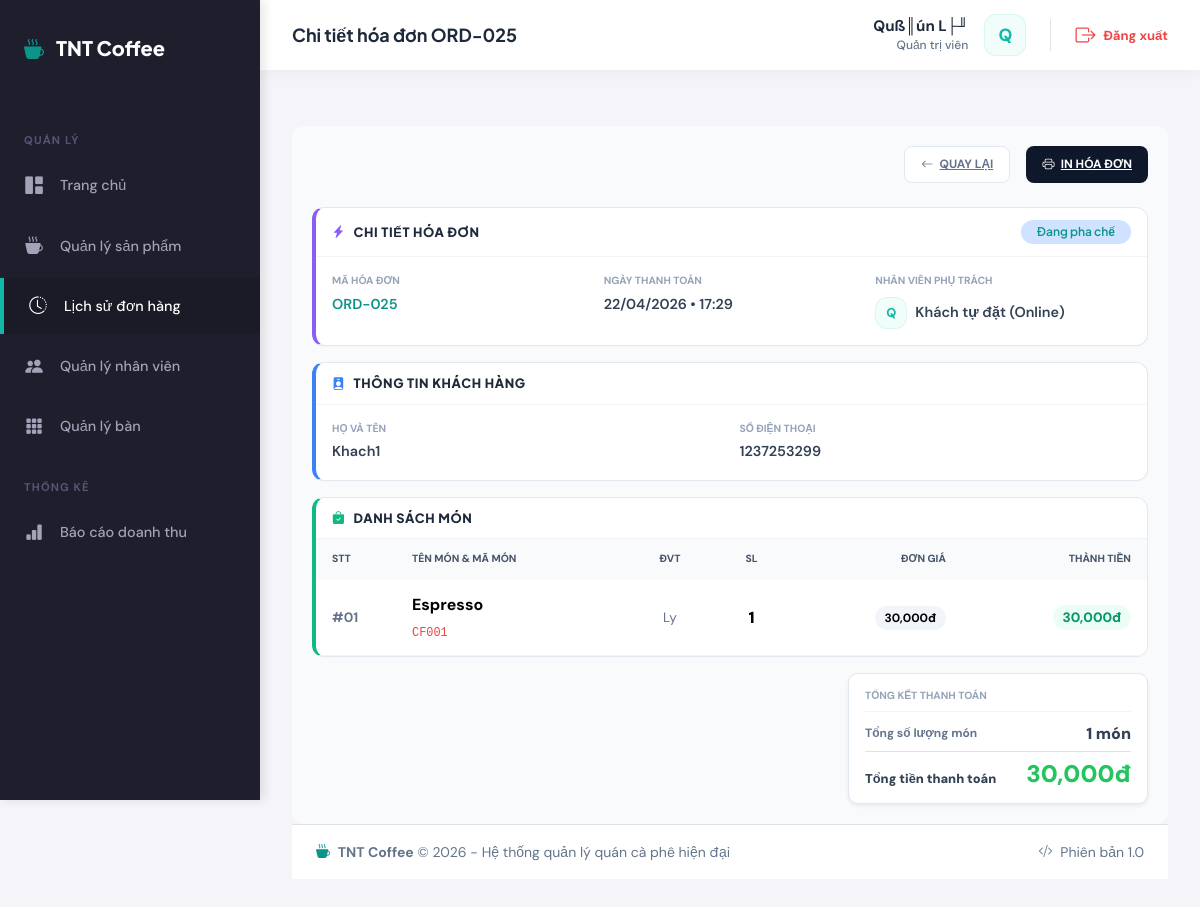
Screenshot of /admin/sales/view.php?id=25 (signed in) with the database file from the repository.
### tables this page shows
CREATE TABLE `orders` (
  `id` int(11) NOT NULL AUTO_INCREMENT,
  `order_code` varchar(50) NOT NULL,
  `customer_name` varchar(100) DEFAULT NULL,
  `customer_phone` varchar(20) DEFAULT NULL,
  `customer_email` varchar(255) DEFAULT NULL,
  `shipping_address` text DEFAULT NULL,
  `user_id` int(11) DEFAULT NULL,
  `table_id` int(11) DEFAULT NULL,
  `customer_id` int(11) DEFAULT NULL,
  `total_amount` decimal(15,2) NOT NULL DEFAULT 0.00,
  `status` enum('pending','preparing','served','completed','cancelled') DEFAULT 'pending',
  `payment_status` enum('pending','paid') DEFAULT 'pending',
  `payment_method` enum('cash','transfer','cod') DEFAULT 'cod',
  `note` text DEFAULT NULL,
  `created_at` timestamp NULL DEFAULT current_timestamp(),
  `updated_at` timestamp NULL DEFAULT current_timestamp() ON UPDATE current_timestamp(),
  PRIMARY KEY (`id`),
  UNIQUE KEY `order_code` (`order_code`),
  KEY `user_id` (`user_id`),
  KEY `table_id` (`table_id`),
  KEY `customer_id` (`customer_id`),
  CONSTRAINT `orders_ibfk_1` FOREIGN KEY (`user_id`) REFERENCES `users` (`id`),
  CONSTRAINT `orders_ibfk_2` FOREIGN KEY (`table_id`) REFERENCES `tables` (`id`)
);

CREATE TABLE `order_details` (
  `id` int(11) NOT NULL AUTO_INCREMENT,
  `order_id` int(11) NOT NULL,
  `product_id` int(11) NOT NULL,
  `size` varchar(10) DEFAULT 'M',
  `quantity` int(11) NOT NULL,
  `price` decimal(15,2) NOT NULL,
  `subtotal` decimal(15,2) NOT NULL,
  `created_at` timestamp NULL DEFAULT current_timestamp(),
  PRIMARY KEY (`id`),
  KEY `order_id` (`order_id`),
  KEY `product_id` (`product_id`),
  CONSTRAINT `order_details_ibfk_1` FOREIGN KEY (`order_id`) REFERENCES `orders` (`id`) ON DELETE CASCADE,
  CONSTRAINT `order_details_ibfk_2` FOREIGN KEY (`product_id`) REFERENCES `products` (`id`)
);

CREATE TABLE `products` (
  `id` int(11) NOT NULL AUTO_INCREMENT,
  `name` varchar(200) NOT NULL,
  `code` varchar(50) NOT NULL,
  `category_id` int(11) NOT NULL,
  `product_type` varchar(50) DEFAULT '─Éß╗ô uß╗æng',
  `supplier_id` int(11) NOT NULL,
  `price` decimal(12,2) NOT NULL,
  `sizes` longtext DEFAULT NULL CHECK (json_valid(`sizes`)),
  `quantity` int(11) NOT NULL DEFAULT 0,
  `unit` varchar(50) DEFAULT 'Ly',
  `expiry_date` date DEFAULT NULL,
  `description` text DEFAULT NULL,
  `image` varchar(500) DEFAULT NULL,
  `is_available` tinyint(1) DEFAULT 1,
  `has_s` tinyint(1) DEFAULT 0,
  `price_s` decimal(10,2) DEFAULT 0.00,
  `has_m` tinyint(1) DEFAULT 1,
  `price_m` decimal(10,2) DEFAULT 0.00,
  `has_l` tinyint(1) DEFAULT 0,
  `price_l` decimal(10,2) DEFAULT 0.00,
  `has_xl` tinyint(1) DEFAULT 0,
  `price_xl` decimal(10,2) DEFAULT 0.00,
  `status_label` varchar(50) DEFAULT '─Éang b├ín',
  `created_at` timestamp NULL DEFAULT current_timestamp(),
  `updated_at` timestamp NULL DEFAULT current_timestamp() ON UPDATE current_timestamp(),
  PRIMARY KEY (`id`),
  UNIQUE KEY `code` (`code`),
  KEY `category_id` (`category_id`),
  KEY `supplier_id` (`supplier_id`),
  CONSTRAINT `products_ibfk_1` FOREIGN KEY (`category_id`) REFERENCES `categories` (`id`),
  CONSTRAINT `products_ibfk_2` FOREIGN KEY (`supplier_id`) REFERENCES `suppliers` (`id`)
);

### config/database.php (called while the page is built, shortened)
<?php
function executeQuery($pdo, $sql, $params = []) {
    try {
        $stmt = $pdo->prepare($sql);
        $stmt->execute($params);
        return $stmt;
    } catch (PDOException $e) {
        error_log("Query Error: " . $e->getMessage());
        throw $e;
    }
}
function fetchOne($pdo, $sql, $params = []) {
    $stmt = executeQuery($pdo, $sql, $params);
    return $stmt->fetch();
}
function fetchAll($pdo, $sql, $params = []) {
    $stmt = executeQuery($pdo, $sql, $params);
    return $stmt->fetchAll();
}

### admin/sales/view.php (the view, shortened to what this page needs)
<?php
require_once dirname(dirname(__DIR__)) . '/config/database.php';
$invoice_id = $_GET['id'] ?? 0;
try {
    $sql = "SELECT i.*, u.full_name as staff_name, u.username as staff_username
            FROM orders i
            LEFT JOIN users u ON i.user_id = u.id
            WHERE i.id = ?";
    if ($_SESSION['role'] === 'employee') {
        $sql .= " AND i.user_id = ?";
        $invoice = fetchOne($pdo, $sql, [$invoice_id, $_SESSION['user_id']]);
    } else {
        $invoice = fetchOne($pdo, $sql, [$invoice_id]);
    }
    $sql = "SELECT id.*, m.name as product_name, m.code as product_code, m.unit
            FROM order_details id
            LEFT JOIN products m ON id.product_id = m.id
            WHERE id.order_id = ?
            ORDER BY id.id ASC";
    $details = fetchAll($pdo, $sql, [$invoice_id]);
} catch (PDOException $e) {
    error_log("Load Invoice Error: " . $e->getMessage());
    setMessage('danger', 'Có lỗi khi tải thông tin hóa đơn.');
    header('Location: ' . BASE_URL . '/admin/sales/index.php');
    exit;
}
$pageTitle = 'Chi tiết hóa đơn ' . $invoice['order_code'];
require_once dirname(dirname(__DIR__)) . '/includes/header.php';
?>
<div class="order-view-container mt-4">
    <div class="d-flex justify-content-end align-items-center mb-4 no-print">
        <div class="d-flex gap-3">
            <a href="<?= BASE_URL ?>/admin/sales/index.php" class="btn-action-sleek btn-back-sleek">
                <i class="bi bi-arrow-left"></i> QUAY LẠI
            </a>
            <a href="<?= BASE_URL ?>/admin/sales/print.php?id=<?= $invoice['id'] ?>" target="_blank" class="btn-action-sleek btn-print-sleek">
                <i class="bi bi-printer"></i> IN HÓA ĐƠN
            </a>
        </div>
    </div>
    <div class="sleek-card card-purple">
        <div class="card-head">
            <h5 class="card-title"><i class="bi bi-lightning-charge-fill text-purple"></i> CHI TIẾT HÓA ĐƠN</h5>
            <?php
            $statusLabels = [
                'pending' => ['Chờ xử lý', 'warning'],
                'confirmed' => ['Đã xác nhận', 'info'],
                'preparing' => ['Đang pha chế', 'primary'],
                'served' => ['Đã phục vụ', 'info'],
                'shipping' => ['Đang giao', 'primary'],
                'completed' => ['Hoàn thành', 'success'],
                'paid' => ['Đã thanh toán', 'success'],
                'cancelled' => ['Đã hủy', 'danger'],
            ];
            $status = $invoice['status'] ?? 'pending';
            $label = $statusLabels[$status] ?? ['Không xác định', 'secondary'];
            ?>
            <span class="badge bg-<?= $label[1] ?>-subtle text-<?= $label[1] ?> rounded-pill px-3"><?= $label[0] ?></span>
        </div>
        <div class="data-row">
            <div class="data-item">
                <span class="data-label">Mã hóa đơn</span>
                <span class="data-value text-primary"><?= htmlspecialchars($invoice['order_code']) ?></span>
            </div>
            <div class="data-item">
                <span class="data-label">Ngày thanh toán</span>
                <span class="data-value"><?= date('d/m/Y • H:i', strtotime($invoice['created_at'])) ?></span>
            </div>
            <div class="data-item">
                <span class="data-label">Nhân viên phụ trách</span>
                <div class="d-flex align-items-center gap-2 mt-1">
                    <div class="user-profile-avatar" style="width: 32px; height: 32px; font-size: 0.8rem; flex-shrink: 0;">
                        <?= strtoupper(substr($invoice['staff_name'] ?? 'Q', 0, 1)) ?>
                    </div>
                    <div class="data-value">
                        <?= htmlspecialchars($invoice['staff_name'] ?? 'Khách tự đặt (Online)') ?>
                    </div>
                </div>
            </div>
        </div>
    </div>
    <div class="sleek-card card-blue">
        <div class="card-head">
            <h5 class="card-title"><i class="bi bi-person-badge-fill text-blue"></i> THÔNG TIN KHÁCH HÀNG</h5>
        </div>
        <div class="data-row">
            <div class="data-item">
                <span class="data-label">Họ và tên</span>
                <span class="data-value"><?= !empty($invoice['customer_name']) ? htmlspecialchars($invoice['customer_name']) : 'Khách lẻ' ?></span>
            </div>
            <div class="data-item">
                <span class="data-label">Số điện thoại</span>
                <span class="data-value"><?= !empty($invoice['customer_phone']) ? htmlspecialchars($invoice['customer_phone']) : '—' ?></span>
            </div>
        </div>
    </div>
    <div class="sleek-card card-green">
        <div class="card-head">
            <h5 class="card-title"><i class="bi bi-bag-check-fill text-green"></i> DANH SÁCH MÓN</h5>
        </div>
        <div class="table-responsive">
            <table class="table item-table mb-0">
                <thead>
                    <tr>
                        <th width="80">STT</th>
                        <th>Tên món & Mã món</th>
                        <th class="text-center">ĐVT</th>
                        <th class="text-center">SL</th>
                        <th class="text-end">Đơn giá</th>
                        <th class="text-end">Thành tiền</th>
                    </tr>
                </thead>
                <tbody>
                    <?php
                    $stt = 1;
                    foreach ($details as $item): ?>
                    <tr>
                        <td class="text-muted fw-bold">#<?= str_pad($stt++, 2, '0', STR_PAD_LEFT) ?></td>
                        <td>
                            <div class="fw-bold fs-6 mb-1"><?= htmlspecialchars($item['product_name']) ?></div>
                            <code class="text-danger small"><?= htmlspecialchars($item['product_code']) ?></code>
                        </td>
                        <td class="text-center text-muted"><?= htmlspecialchars($item['unit'] ?? 'Ly') ?></td>
                        <td class="text-center fw-black fs-6"><?= number_format($item['quantity']) ?></td>
                        <td class="text-end"><span class="price-pill"><?= number_format($item['price']) ?>đ</span></td>
                        <td class="text-end"><span class="total-pill"><?= number_format($item['subtotal']) ?>đ</span></td>
                    </tr>
                    <?php endforeach; ?>
                </tbody>
            </table>
        </div>
    </div>
    <div class="payment-summary shadow-sm border-green">
        <div class="summary-title">TỔNG KẾT THANH TOÁN</div>
        <div class="d-flex justify-content-between align-items-end mb-2">
            <div class="text-muted fw-bold small" style="font-size: 0.75rem;">Tổng số lượng món</div>
            <div class="fw-black mb-0 h6"><?= number_format(array_sum(array_column($details, 'quantity'))) ?> món</div>
        </div>
        <div class="d-flex justify-content-between align-items-end pt-2 border-top border-1 border-dashed">
            <div class="text-slate-900 fw-black small mb-0" style="font-size: 0.8rem;">Tổng tiền thanh toán</div>
            <div class="h4 fw-black mb-0 text-success"><?= number_format($invoice['total_amount']) ?>đ</div>
        </div>
    </div>
</div>
<?php require_once dirname(dirname(__DIR__)) . '/includes/footer.php'; ?>

### includes/header.php (shortened to what this page needs)
<?php
$isLoggedIn = isset($_SESSION['user_id']);
$userName = $isLoggedIn ? ($_SESSION['full_name'] ?? 'User') : '';
$userRole = $isLoggedIn ? ($_SESSION['role'] ?? 'employee') : '';
$userInitial = strtoupper(substr($userName, 0, 1));
?>
<!DOCTYPE html>
<html lang="vi">
<head>
    <link href="https://cdn.jsdelivr.net/npm/bootstrap@5.3.2/dist/css/bootstrap.min.css" rel="stylesheet">
    <link rel="stylesheet" href="https://cdn.jsdelivr.net/npm/bootstrap-icons@1.11.2/font/bootstrap-icons.css">
    <link rel="stylesheet" href="https://cdn.datatables.net/1.13.7/css/dataTables.bootstrap5.min.css">
    <link rel="stylesheet" href="<?php echo BASE_URL; ?>/assets/css/style.css">
    <link rel="stylesheet" href="<?php echo BASE_URL; ?>/assets/css/pos.css">
</head>
<body>
    <?php if ($isLoggedIn): ?>
        <div class="dashboard-container">
            <aside class="sidebar">
                <a href="<?= BASE_URL ?>/" class="sidebar-brand">
                    <i class="bi bi-cup-hot-fill text-primary"></i>
                    <span>TNT Coffee</span>
                </a>
                <ul class="sidebar-menu">
                    <?php if ($userRole === 'admin'): ?>
                        <li class="sidebar-section-title">QUẢN LÝ</li>
                        <li class="menu-item">
                            <a href="<?= BASE_URL ?>/admin/dashboard.php" class="menu-link <?= strpos($_SERVER['PHP_SELF'], 'admin/dashboard.php') !== false ? 'active' : '' ?>">
                                <i class="bi bi-grid-1x2-fill"></i> Trang chủ
                            </a>
                        </li>
                        <li class="menu-item">
                            <a href="<?= BASE_URL ?>/admin/products/index.php" class="menu-link <?= (strpos($_SERVER['PHP_SELF'], 'admin/products/') !== false) ? 'active' : '' ?>">
                                <i class="bi bi-cup-hot-fill"></i> Quản lý sản phẩm
                            </a>
                        </li>
                        <li class="menu-item">
                            <a href="<?= BASE_URL ?>/admin/sales/index.php" class="menu-link <?= (strpos($_SERVER['PHP_SELF'], 'admin/sales/') !== false) ? 'active' : '' ?>">
                                <i class="bi bi-clock-history"></i> Lịch sử đơn hàng
                            </a>
                        </li>
                        <li class="menu-item">
                            <a href="<?= BASE_URL ?>/admin/users/index.php" class="menu-link <?= strpos($_SERVER['PHP_SELF'], 'admin/users/') !== false ? 'active' : '' ?>">
                                <i class="bi bi-people-fill"></i> Quản lý nhân viên
                            </a>
                        </li>
                        <li class="menu-item">
                            <a href="<?= BASE_URL ?>/admin/tables/index.php" class="menu-link <?= strpos($_SERVER['PHP_SELF'], 'admin/tables/') !== false ? 'active' : '' ?>">
                                <i class="bi bi-grid-3x3-gap-fill"></i> Quản lý bàn
                            </a>
                        </li>
                        <li class="sidebar-section-title">THỐNG KÊ</li>
                        <li class="menu-item">
                            <a href="<?= BASE_URL ?>/admin/reports/sales.php" class="menu-link <?= strpos($_SERVER['PHP_SELF'], 'admin/reports/') !== false ? 'active' : '' ?>">
                                <i class="bi bi-bar-chart-fill"></i> Báo cáo doanh thu
                            </a>
                        </li>
                    <?php endif; ?>
                </ul>
            </aside>
            <div class="main-content-wrapper">
                <header class="dashboard-topbar">
                    <div class="topbar-left">
                        <h5 class="mb-0 fw-bold"><?= $pageTitle ?? 'Hệ thống Quản lý' ?></h5>
                    </div>
                    <div class="topbar-right d-flex align-items-center gap-4">
                        <div class="user-profile-mini">
                            <div class="user-profile-info d-none d-md-block">
                                <span class="user-profile-name"><?= htmlspecialchars($userName) ?></span>
                                <span class="user-profile-role"><?= $userRole === 'admin' ? 'Quản trị viên' : 'Nhân viên' ?></span>
                            </div>
                            <div class="user-profile-avatar">
                                <?= $userInitial ?>
                            </div>
                        </div>
                        <div class="logout-wrapper border-start ps-4">
                            <a href="<?= BASE_URL ?>/logout.php" class="text-danger text-decoration-none fw-bold small d-flex align-items-center gap-2">
                                <i class="bi bi-box-arrow-right fs-5"></i>
                                <span class="d-none d-md-inline">Đăng xuất</span>
                            </a>
                        </div>
                    </div>
                </header>
                <div class="content-body">
    <?php endif; ?>

### rows the page displays
orders: order_code "Chi tiết hóa đơn ORD-025", status "Đang pha chế", order_code "ORD-025", created_at "22/04/2026 • 17:29", customer_name "Khach1", customer_phone "1237253299", total_amount "30,000"
order_details: stt "01", product.name "Espresso", product.code "CF001", product.unit "Ly", quantity "1", price "30,000", subtotal "30,000"

### other values shown
$userName "Quß║ún L├╜"
$userInitial "Q"
substr($invoice['staff_name'] ?? 'Q', 0, 1) "Q"
$invoice['staff_name'] "Khách tự đặt (Online)"
array_sum(array_column($details, 'quantity')) "1"
